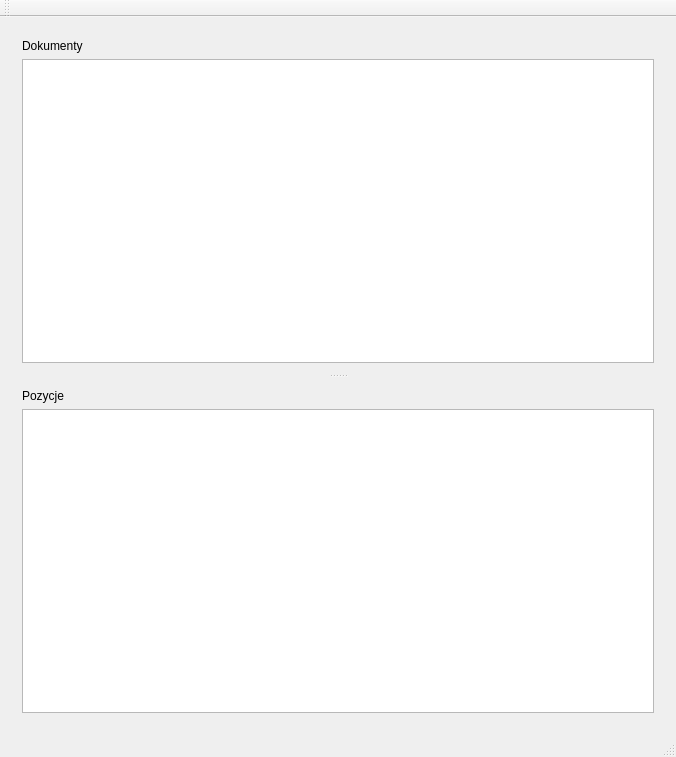
<?xml version="1.0" encoding="UTF-8"?>
<ui version="4.0">
 <class>MainWindow</class>
 <widget class="QMainWindow" name="MainWindow">
  <property name="geometry">
   <rect>
    <x>0</x>
    <y>0</y>
    <width>676</width>
    <height>757</height>
   </rect>
  </property>
  <property name="windowTitle">
   <string>MainWindow</string>
  </property>
  <widget class="QWidget" name="centralWidget">
   <layout class="QVBoxLayout" name="verticalLayout_3">
    <item>
     <widget class="QSplitter" name="splitter">
      <property name="orientation">
       <enum>Qt::Vertical</enum>
      </property>
      <widget class="QWidget" name="verticalLayoutWidget_2">
       <layout class="QVBoxLayout" name="verticalLayout">
        <item>
         <widget class="QLabel" name="label">
          <property name="text">
           <string>Dokumenty</string>
          </property>
         </widget>
        </item>
        <item>
         <widget class="QTableView" name="tableView"/>
        </item>
       </layout>
      </widget>
      <widget class="QWidget" name="verticalLayoutWidget">
       <layout class="QVBoxLayout" name="verticalLayout_2">
        <item>
         <widget class="QLabel" name="label_2">
          <property name="text">
           <string>Pozycje</string>
          </property>
         </widget>
        </item>
        <item>
         <widget class="QTableView" name="tableView_2"/>
        </item>
       </layout>
      </widget>
     </widget>
    </item>
   </layout>
  </widget>
  <widget class="QMenuBar" name="menuBar">
   <property name="geometry">
    <rect>
     <x>0</x>
     <y>0</y>
     <width>676</width>
     <height>21</height>
    </rect>
   </property>
  </widget>
  <widget class="QToolBar" name="mainToolBar">
   <attribute name="toolBarArea">
    <enum>TopToolBarArea</enum>
   </attribute>
   <attribute name="toolBarBreak">
    <bool>false</bool>
   </attribute>
  </widget>
  <widget class="QStatusBar" name="statusBar"/>
 </widget>
 <layoutdefault spacing="6" margin="11"/>
 <resources/>
 <connections/>
</ui>
